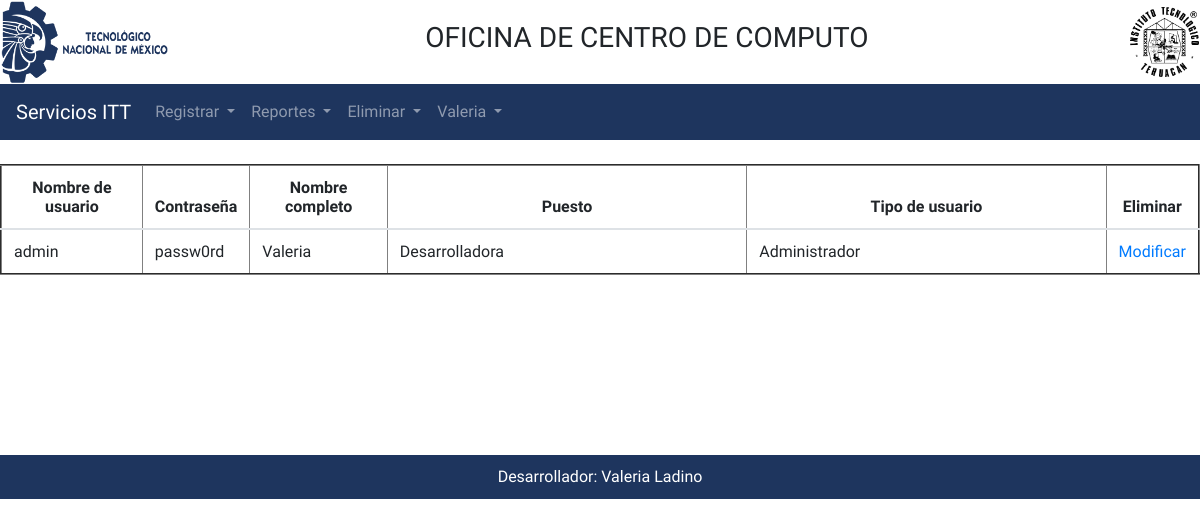
The app's page /registrousuarios.php (signed in) with its own data.
### tables this page shows
CREATE TABLE usuarios(
	id_usuario int AUTO_INCREMENT PRIMARY KEY NOT NULL, 
	user varchar(20) NOT NULL,
	pass varchar(20) NOT NULL,
	nombre varchar(80) NOT NULL,
	cargo varchar(50) NOT NULL,
	tipo_usuario varchar(16) NOT NULL);

### registrousuarios.php (the view, shortened to what this page needs)
<?php
if(($_SESSION['nombre'])!='')
{
	include("header.php");
?>
		 <br>
 		<div class="contenedor">
 		 <center>
	 		<table class="table table-hover" border="2">
			  <thead>
			    <tr align="center">
			      <th scope="col">Nombre de usuario</th>
			      <th scope="col">Contraseña</th>
			      <th scope="col">Nombre completo</th>
			      <th scope="col" width="30%">Puesto </th>
			      <th scope="col" width="30%">Tipo de usuario</th>
			      <th scope="col" >Eliminar</th>
			    </tr>
			  </thead>
			  <tbody>
			  	<?php
			  		$conectar=Conectarse();
			  		$consulta="SELECT * FROM usuarios";
			  		$resultado=$conectar->query($consulta);
			  		while($row=$resultado->fetch_assoc())
			  		{
			  	?>
			    <tr>
			      <td><?php echo $row['user']; ?></td>
			      <td><?php echo $row['pass']; ?></td>
			      <td><?php echo $row['nombre']; ?></td>
			      <td><?php echo $row['cargo']; ?></td>
			      <td><?php echo $row['tipo_usuario']; ?></td>
			      <td scope="row"><a href="modificarU.php?id=<?php echo $row['id_usuario']; ?>"/>Modificar</a></td>
			    </tr>
			    <?php
					}
				?>
			  </tbody>
			</table>
 		</center>
 	</div>
<?php
include("footer.php");
}
else
header("location: login.php");
?>

### hds.css (style rules this page uses)
html,body { height: 100%; width: auto; font-family: 'Numans', sans-serif; }

### records on screen
usuarios: user "admin", pass "passw0rd", nombre "Valeria", cargo "Desarrolladora", tipo_usuario "Administrador"

### other values on screen
$_SESSION['nombre'] "Valeria"
